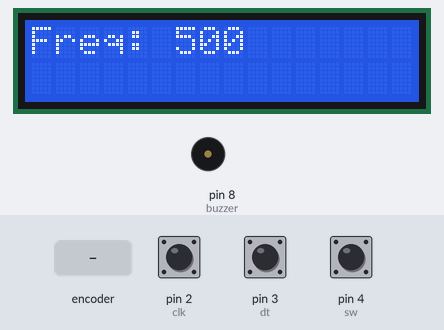
Simulated run of this sketch. Board: Arduino Uno, built with avr-gcc and run on an emulated ATmega328P. Parts: 16×2 character LCD, buzzer (waves = sounding). The inputs (shaded band) are chosen by the test bench; at power-on: pin 4 (sw) HIGH, pin 2 (clk) HIGH, pin 3 (dt) HIGH. What the sketch prints to the serial monitor is not drawn.

Above: at 1.2 s.
1.3 s: rotary encoder on pin 2 (clk) / pin 3 (dt) turned 3 steps (first pin leading)
At 3.0 s:
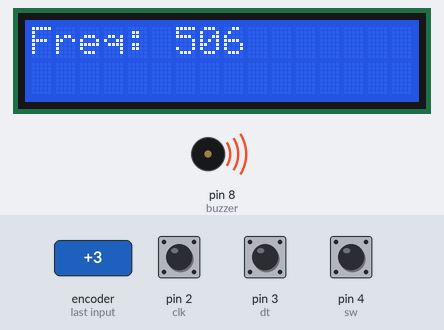
3.4 s: pin 4 (sw) pulled LOW for 0.15 s
At 4.1 s:
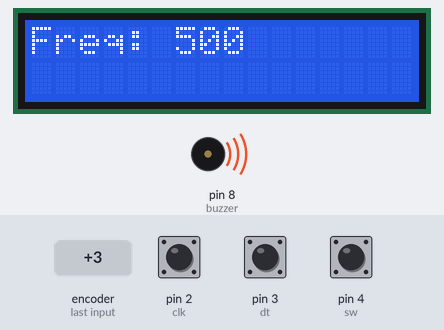
5.0 s: rotary encoder on pin 2 (clk) / pin 3 (dt) turned 2 steps (second pin leading)
At 6.6 s:
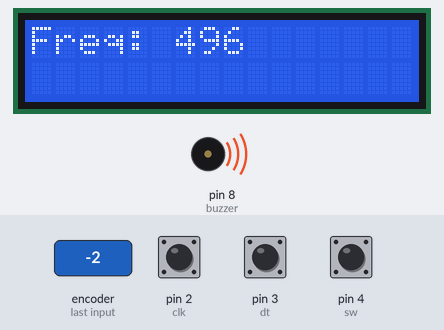
Timing chart, 0 to 8.1 s (numbered marks = the images above; inputs shaded):
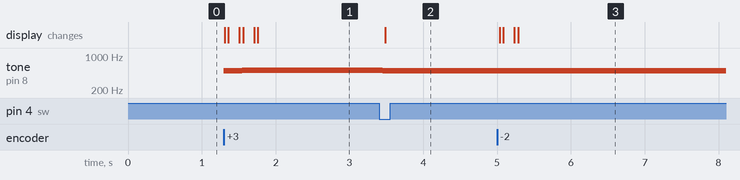

Measured:
- after the input at 1.3 s, tone on pin 8 (buzzer): plays 501 Hz for 0.05 s, 502 Hz for 0.15 s, 503 Hz for 0.05 s, 504 Hz for 0.15 s, 505 Hz for 0.05 s, 506 Hz for 1.6 s, starting at once; the display: first changes at once (image 1 shows a later state)
- after the input at 3.4 s, tone on pin 8 (buzzer): 506 Hz → 500 Hz after 0.05 s; the display: changes after 0.08 s (image 2)
- after the input at 5.0 s, tone on pin 8 (buzzer): 500 Hz → 499 Hz at once, → 498 Hz 0.05 s later, → 497 Hz 0.15 s later, → 496 Hz 0.05 s later; the display: first changes at once (image 3 shows a later state)

The sketch:

generate_freq.ino
```cpp
#include <Wire.h>
#include <LiquidCrystal_I2C.h>

const int clk = 2;   // Пин CLK энкодера
const int dt = 3;    // Пин DT энкодера
const int sw = 4;    // Пин кнопки энкодера
const int buzzer = 8; // Пин пищалки

int last_clk;
int curr_clk;
int frequency = 500; // Начальная частота, Гц

// Укажи адрес дисплея (обычно 0x27 или 0x3F)
LiquidCrystal_I2C lcd(0x27, 16, 2);

void setup() {
  pinMode(clk, INPUT);
  pinMode(dt, INPUT);
  pinMode(sw, INPUT_PULLUP);
  pinMode(buzzer, OUTPUT);

  last_clk = digitalRead(clk);

  Serial.begin(9600);

  lcd.init();         // Инициализация дисплея
  lcd.backlight();    // Включаем подсветку
  lcd.setCursor(0, 0);
  lcd.print("Freq: "); // Выводим начальное значение
  lcd.setCursor(6, 0);
  lcd.print(frequency);
}

void loop() {
  // Проверка вращения энкодера
  curr_clk = digitalRead(clk);
  if (curr_clk != last_clk) { // Если произошло изменение
    if (digitalRead(dt) != curr_clk) {
      frequency += 1; // Увеличиваем частоту
    } else {
      frequency -= 1; // Уменьшаем частоту
    }

    // Ограничим диапазон частот
    if (frequency < 100) frequency = 100;
    if (frequency > 1000) frequency = 1000;

    Serial.print("Частота: ");
    Serial.println(frequency);

    tone(buzzer, frequency); // ОБНОВЛЯЕМ ЗВУК!!!

    // Обновляем значение на дисплее
    lcd.setCursor(6, 0);
    lcd.print("     ");  // Очищаем старое значение
    lcd.setCursor(6, 0);
    lcd.print(frequency);

    last_clk = curr_clk;
  }

  // Проверка кнопки энкодера
  if (digitalRead(sw) == LOW) {
    delay(50); // Антидребезг
    if (digitalRead(sw) == LOW) {
      frequency = 500; // Сброс частоты
      Serial.println("Частота сброшена");
      tone(buzzer, frequency); // Сброс звука

      // Обновляем дисплей
      lcd.setCursor(6, 0);
      lcd.print("     ");  // Очищаем старое значение
      lcd.setCursor(6, 0);
      lcd.print(frequency);

      while (digitalRead(sw) == LOW); // Ждем отпускания кнопки
      delay(50);
    }
  }
}  
```
